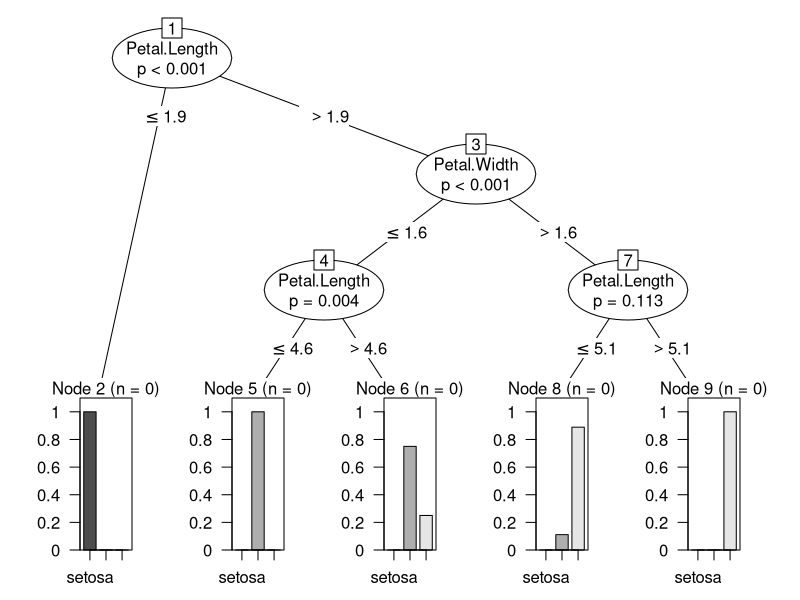

Generate this figure with R:
## ---- chunk 1
library(datasets)
library(party)
## ---- chunk 2
  cf <- cforest(Species ~ ., data = iris, control=cforest_unbiased(ntree=12, mtry=4)) 
  pt <- party:::prettytree(cf@ensemble[[1]], names(cf@data@get("input"))) 
  nt <- new("BinaryTree") 
  nt@tree <- pt 
  nt@data <- cf@data 
  nt@responses <- cf@responses 


## ---- chunk 3
plot(nt)
